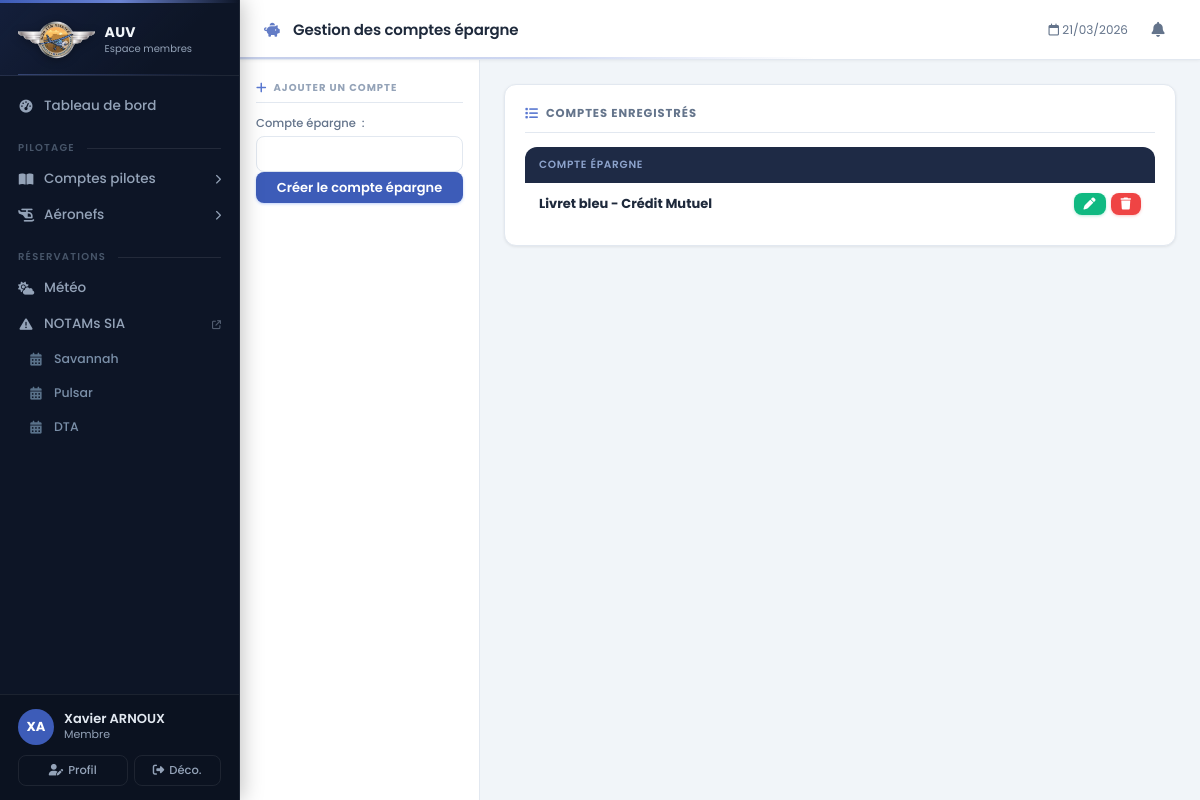
The app's page /intranetGererCompteEpargne (signed in) with its own data.
### Intranet/models.py (models this page shows, shortened)
class Aeronef(models.Model):
    def __str__(self):
        text = self.type
        return text
    type = models.CharField(max_length = 20)
    classeULM = models.ForeignKey('ClasseULM',
                                  on_delete=models.CASCADE,
                                  default = 3)
    immatriculation = models.CharField(max_length = 6,
                                       default = 'XXXXX')
    indicatifRadio = models.CharField(max_length = 6,
                                       default = 'F-JXXX')
    limiteAptitudeVol = models.DateField(blank = True,
                            null = True)
    limiteLSA = models.DateField(blank = True,
                            null = True)
    limiteParachute = models.DateField(blank = True,
                            null = True)
    date = models.DateField(blank = True,
                            null = True)
    tarifPilote = models.DecimalField(decimal_places = 2,
                                      max_digits = 5,
                                      default = 00.00)
    tarifElevePilote = models.DecimalField(decimal_places = 2,
                                      max_digits = 5,
                                      default = 00.00)

class Member(models.Model):
    statut = models.ForeignKey('Statut',
                               on_delete=models.CASCADE,
                               default = 5)
    name = models.CharField(max_length = 50)
    vorname = models.CharField(max_length = 50)
    password = models.CharField(max_length = 20,
                                default = '0000')
    genre = models.ForeignKey('Sex',
                               on_delete=models.CASCADE,
                               default = 1)
    birthday = models.DateField(blank = True,
                                null = True)
    phone = models.CharField(max_length = 14,
                             blank=True,
                             null = True)
    email = models.EmailField(max_length = 50,
                              blank=True,
                              null = True)
    zip = models.CharField(max_length = 5,
                           blank=True,
                           null = True)
    city = models.CharField(max_length = 50,
                            blank=True,
                            null = True)
    adress = models.CharField(max_length = 200,
                              blank=True,
                              null = True)
    licenceFFPLUM = models.CharField(max_length = 6,
                                     blank = True,
                                     null = True)
    licenceAUV = models.ForeignKey(OuiNon,
                                on_delete=models.CASCADE,
                                related_name='licenceAUVOuiNon',
                                default = 1)
    brevetInstructeur = models.ForeignKey(OuiNon,
                                on_delete=models.CASCADE,
                                related_name='brevetInstructeurOuiNon',
                                default = 1)
    datePiloteC2 = models.DateField(blank = True,
                                null = True)
    datePiloteC3 = models.DateField(blank = True,
                                null = True)
    datePiloteC4 = models.DateField(blank = True,
                                null = True)
    dateEmportC2 = models.DateField(blank = True,
                                null = True)
    dateEmportC3 = models.DateField(blank = True,
                                null = True)
    dateEmportC4 = models.DateField(blank = True,
                                null = True)
    dateBaptemeC2 = models.DateField(blank = True,
                                null = True)
    dateBaptemeC3 = models.DateField(blank = True,
                                null = True)
    dateBaptemeC4 = models.DateField(blank = True,
                                null = True)
    reportComptePilote2024 = models.DecimalField(decimal_places = 2,
                                                 max_digits = 8,
                                                 default = 00.00)
    produitComptePilote = models.DecimalField(decimal_places = 2,
                                            max_digits = 8,
                                            default = 00.00)
    chargeComptePilote = models.DecimalField(decimal_places = 2,
                                            max_digits = 8,
                                            default = 00.00)
    class Meta:
        ordering = ['name','vorname']

class Statut(models.Model):
    def __str__(self):
        return self.value
    value = models.CharField(max_length = 30)

class CompteEpargne(models.Model):
    name = models.CharField(max_length = 50)
    charge = models.DecimalField(decimal_places = 2,
                                 max_digits = 8,
                                 default = 00.00)
    produit = models.DecimalField(decimal_places = 2,
                                max_digits = 8,
                                default = 00.00)

### Intranet/MenuBudget/views.py (the view)
# urls.py: path('intranetGererCompteEpargne', intranetCompteEpargneAddShow, name="intranet_Compte_Epargne_Add_Show"),
def intranetCompteEpargneAddShow(request):
    loggedMember = getLoggedMemberFromRequest(request)
    if loggedMember:
        templateName ='intranetGererCompteEpargne.html'
        context = {
            'loggedMember' : loggedMember,
            'current_date_time' : dateTimeParis(),
            'actionBtnName' : 'Créer le compte épargne',
            'allAeronef' : Aeronef.objects.all(),
            }
        compteEpargneAll = CompteEpargne.objects.all()
        context['compteEpargneAll'] = compteEpargneAll
        if request.method == 'POST':
            form = gererCompteEpargneForm(request.POST)
            if form.is_valid():
                if config.idCompteEpargne == 0:
                    form.save()
                else:
                    activeCompteEpargne = CompteEpargne.objects.get(pk=config.idCompteEpargne)
                    activeCompteEpargne.name = request.POST.get('name')
                    activeCompteEpargne.save()
                    config.idCompteEpargne = 0
                return HttpResponseRedirect(request.path) #Evite de créer le même objet quand on rafraichit la page
        else:
            form = gererCompteEpargneForm()
        context["form"] = form
        return render(request, templateName, context)
    else:
        return redirect('/internetAccueil')

### Intranet/MenuBudget/forms.py
class gererCompteEpargneForm(forms.ModelForm):
    class Meta:
        model = CompteEpargne
        fields = ('name',)
        labels = {'name' : 'Compte épargne '}

### Intranet/context_processors.py (called while the page is built)
def notifications(request):
    if 'loggedMemberId' not in request.session:
        return {}
    from Intranet.models import Member
    try:
        member = Member.objects.get(id=request.session['loggedMemberId'])
        notifs = Notification.objects.filter(recipient=member).order_by('-created_at')[:8]
        unread = Notification.objects.filter(recipient=member, is_read=False).count()
        return {
            'notifications': notifs,
            'notif_count':   unread,
        }
    except Exception:
        return {}

### Intranet/views.py (called while the page is built)
def getLoggedMemberFromRequest(request):
    if 'loggedMemberId' in request.session:
        loggedMemberId = request.session['loggedMemberId']
        loggedMember = Member.objects.get(id=loggedMemberId)
        return loggedMember
    return None

### ULMASSO/views.py (called while the page is built)
def dateTimeParis():
    now = datetime.now(tz = ZoneInfo("Europe/Paris"))
    return now.strftime("%d/%m/%Y %H:%M")

### Intranet/templates/intranetGererCompteEpargne.html (shortened to what this page needs)
{% extends "baseIntranet.html" %}
{% block bodyId %}intranetGererCompteEpargnePage{% endblock %}
{% block titrePage %}
    <i class="fa-solid fa-piggy-bank"></i> Gestion des comptes épargne
{% endblock %}
{% block asideContent %}
    <h3><i class="fa-solid fa-plus"></i> Ajouter un compte</h3>
    <form action="{% url 'intranet_Compte_Epargne_Add_Show' %}" method="post">
        {{ form.as_p }}
        <p><input type="submit" value="{{ actionBtnName }}" class="BtnSubmit"></p>
    </form>
{% endblock %}
{% block mainContent %}
<div class="card-section">
    <h3><i class="fa-solid fa-list"></i> Comptes enregistrés</h3>
    {% if compteEpargneAll %}
    <table>
        <thead>
            <tr>
                <th>Compte épargne</th>
                <th></th>
            </tr>
        </thead>
        <tbody>
            {% for compteEpargne in compteEpargneAll %}
            <tr>
                <td><strong>{{ compteEpargne.name }}</strong></td>
                <td>
                    <div style="display:flex;gap:5px;justify-content:flex-end">
                        <form action="{% url 'intranet_Compte_Epargne_Modify' compteEpargne.id %}" method="POST">
                            <button type="submit" class="btn btn-sm BtnModify">
                                <i class="fa-solid fa-pen"></i>
                            </button>
                        </form>
                        <form action="{% url 'intranet_Compte_Epargne_Delete' compteEpargne.id %}" method="POST">
                            <button type="submit" class="btn btn-sm BtnDelete">
                                <i class="fa-solid fa-trash"></i>
                            </button>
                        </form>
                    </div>
                </td>
            </tr>
            {% endfor %}
        </tbody>
    </table>
    {% else %}
    <div class="empty-state">
        <i class="fa-solid fa-piggy-bank"></i>
        <p>Aucun compte épargne enregistré</p>
    </div>
    {% endif %}
</div>
{% endblock %}

### Intranet/templates/baseIntranet.html (shortened to what this page needs)
<!DOCTYPE html>
<html lang="fr">
<head>
    <link rel="stylesheet" href="https://cdnjs.cloudflare.com/ajax/libs/font-awesome/6.5.0/css/all.min.css">
    <link rel="stylesheet" type="text/css" href="static/css/styleIntranet.css">
    <link rel="stylesheet" type="text/css" href="static/css/styleMenuPrincipal.css">
</head>
<body id="{% block bodyId %}page{% endblock %}">
<nav id="sidebar">
    <div class="sb-logo">
        <img src="static/res/icones/logo.png" alt="AUV">
        <div>
            <div class="sb-logo-text">AUV</div>
            <div class="sb-logo-sub">Espace membres</div>
        </div>
    </div>
    <div class="sb-nav">
        <a href="intranetAccueil" class="sb-item">
            <i class="fa-solid fa-gauge-high"></i>
            Tableau de bord
        </a>
        <div class="sb-section-label">Pilotage</div>
        <details class="sb-group">
            <summary class="sb-item">
                <i class="fa-solid fa-book-open"></i>
                Comptes pilotes
                <i class="fa-solid fa-chevron-right sb-chevron"></i>
            </summary>
        </details>
        <details class="sb-group">
            <summary class="sb-item">
                <i class="fa-solid fa-helicopter"></i>
                Aéronefs
                <i class="fa-solid fa-chevron-right sb-chevron"></i>
            </summary>
        </details>
        <div class="sb-section-label">Réservations</div>
        <a href="intranetWeather" class="sb-item">
            <i class="fa-solid fa-cloud-sun"></i>
            Météo
        </a>
        <a href="https://www.sia.aviation-civile.gouv.fr/documents/supaip/notam.php" target="_blank" class="sb-item">
            <i class="fa-solid fa-triangle-exclamation"></i>
            NOTAMs SIA
            <i class="fa-solid fa-external-link" style="font-size:9px;margin-left:auto;opacity:.5"></i>
        </a>
        {% for aeronef in allAeronef %}
        <a href="{% url 'intranet_Reservation_Calendrier' aeronef %}" class="sb-item sb-item-cal">
            <i class="fa-solid fa-calendar-days"></i>
            {{ aeronef.type }}
        </a>
        {% endfor %}
    </div>
    <div class="sb-user">
        <div class="sb-user-info">
            <div class="sb-avatar">{{ loggedMember.vorname|slice:":1" }}{{ loggedMember.name|slice:":1" }}</div>
            <div>
                <div class="sb-user-name">{{ loggedMember.vorname }} {{ loggedMember.name }}</div>
                <div class="sb-user-role">{{ loggedMember.statut }}</div>
            </div>
        </div>
        <div class="sb-user-actions">
            <a href="intranetMonProfil" class="sb-user-btn">
                <i class="fa-solid fa-user-pen"></i> Profil
            </a>
            <form action="intranetDeconnect" style="flex:1">
                <button type="submit" class="sb-user-btn" style="width:100%">
                    <i class="fa-solid fa-right-from-bracket"></i> Déco.
                </button>
            </form>
        </div>
    </div>
</nav>
<div id="appMain">
    <header id="topBar">
        <div class="tb-title">
            {% block titrePage %}{% endblock %}
        </div>
        <div class="tb-right">
            <span style="font-size:12px;color:#64748b" id="tb-date">
                <i class="fa-regular fa-calendar"></i>
                {{ current_date_time|slice:":10" }}
            </span>
            <div style="position:relative">
                <button class="notif-btn" id="notifBtn" onclick="toggleNotif()">
                    <i class="fa-solid fa-bell"></i>
                </button>
            </div>
        </div>
    </header>
    <div id="contentArea">
        <aside id="asideContent">
            {% block asideContent %}{% endblock %}
        </aside>
        <main id="mainContent">
            {% block mainContent %}{% endblock %}
        </main>
    </div>
</div>
</body>
</html>

### records on screen
Aeronef: type "Savannah"
Aeronef: type "Pulsar"
Aeronef: type "DTA"
Member: vorname "X", name "A", vorname "Xavier", name "ARNOUX", statut "Membre"
CompteEpargne: name "Livret bleu - Crédit Mutuel"

### other values on screen
{{ current_date_time|slice:":10" }} "21/03/2026"
